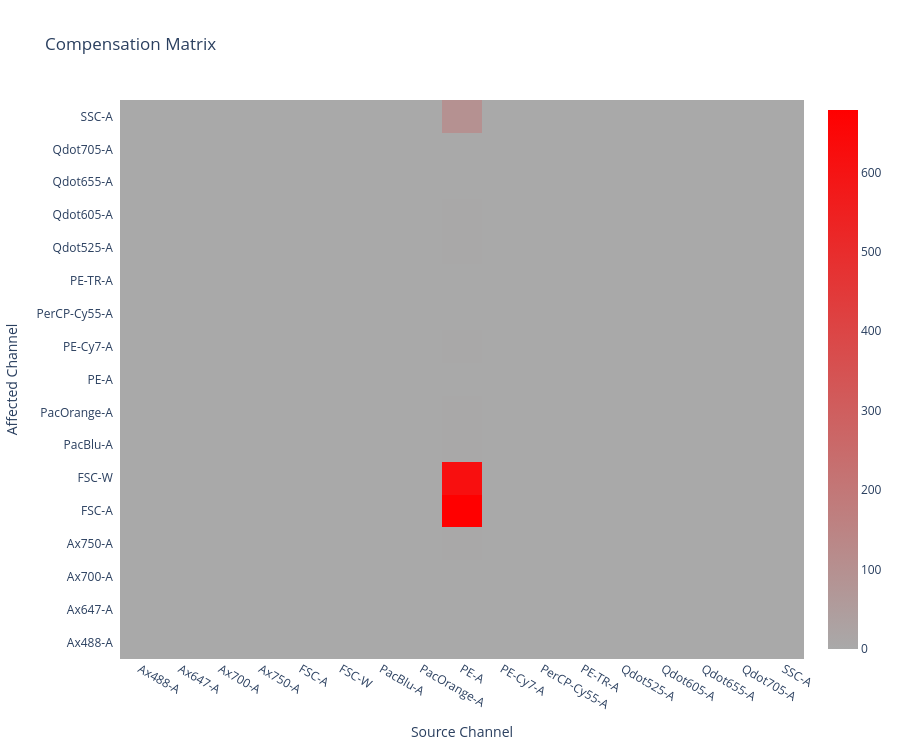

The code cell stored with this chart in its notebook:
### Code cell
fig = plot_compensation_matrix(get_compensation_matrix(comps), colorscale=[[0, 'darkgrey'], [1.0, 'red']], show=False)
fig

### Figure 1 — Plotly figure (JSON) as saved in the notebook; plotly's stock layout.template omitted (floating-point values rounded to 4 significant figures; data arrays with more than 128 entries replaced by an {"elided": "..."} marker saying what was removed)
{"data": [{"colorscale": [[0, "darkgrey"], [1, "red"]], "type": "heatmap", "x": ["Ax488-A", "Ax647-A", "Ax700-A", "Ax750-A", "FSC-A", "FSC-W", "PacBlu-A", "PacOrange-A", "PE-A", "PE-Cy7-A", "PerCP-Cy55-A", "PE-TR-A", "Qdot525-A", "Qdot605-A", "Qdot655-A", "Qdot705-A", "SSC-A"], "y": ["Ax488-A  ", "Ax647-A  ", "Ax700-A  ", "Ax750-A  ", "FSC-A  ", "FSC-W  ", "PacBlu-A  ", "PacOrange-A  ", "PE-A  ", "PE-Cy7-A  ", "PerCP-Cy55-A  ", "PE-TR-A  ", "Qdot525-A  ", "Qdot605-A  ", "Qdot655-A  ", "Qdot705-A  ", "SSC-A  "], "z": {"elided": "17x17 float values"}}], "layout": {"height": 750, "title": {"text": "Compensation Matrix"}, "xaxis": {"title": {"text": "Source Channel"}}, "yaxis": {"title": {"text": "Affected Channel"}}}}
